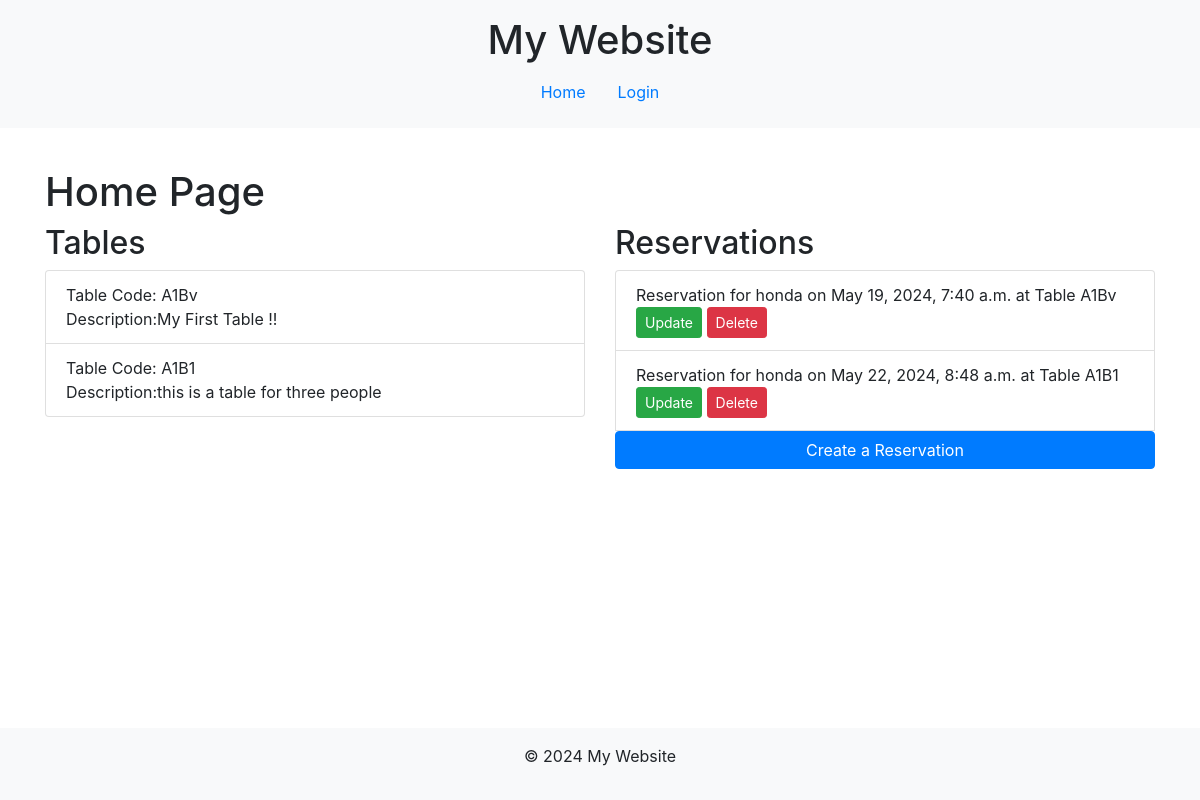
/, run on an earlier commit of the app's database.
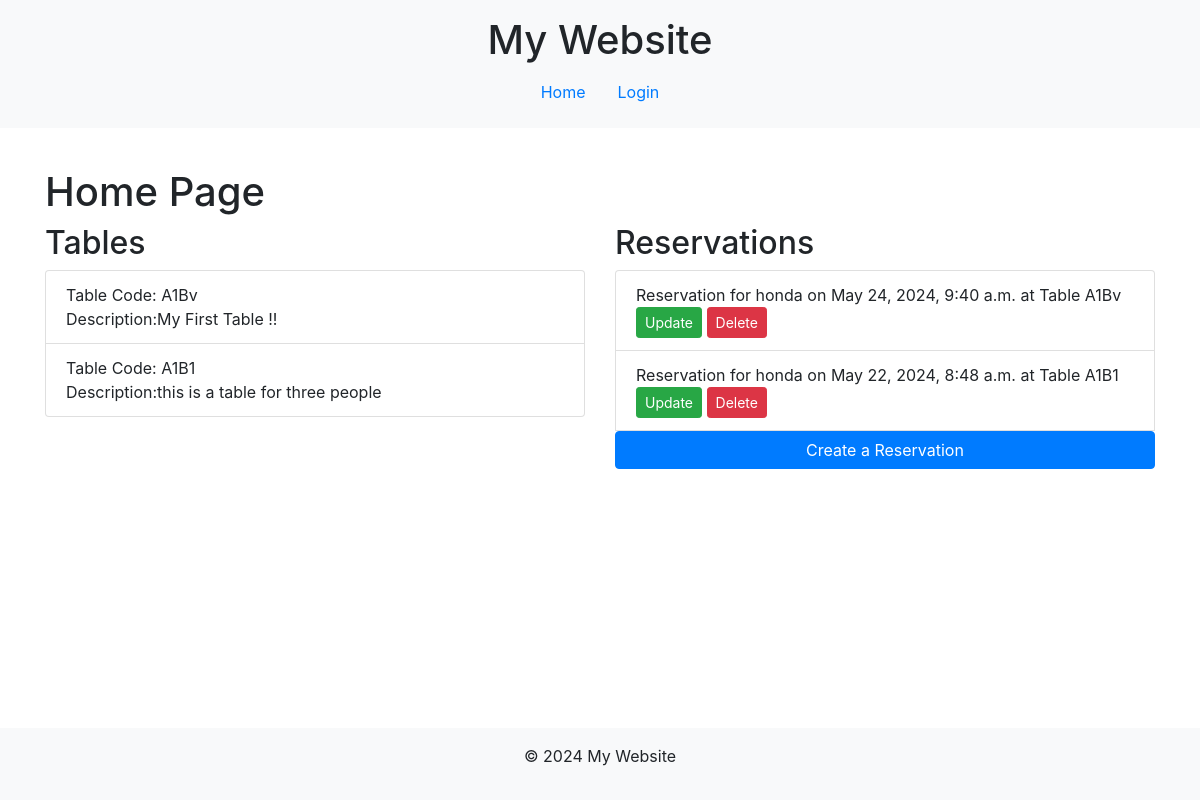
And on a later commit of the database.
### base/models.py (models this page shows, shortened)
class Reservation(models.Model):
    user = models.ForeignKey(User, on_delete=models.CASCADE)
    table = models.ForeignKey(Table, on_delete=models.CASCADE)
    reserv_date = models.DateTimeField("Date Of Reservation")

class Table(models.Model):
    code = models.CharField(max_length=100, unique=True)
    description = models.TextField(blank=True,null=True)

### base/views/tabel_views.py (the view)
# urls.py: path('', tabel_views.HomePageView.as_view(), name='home'),
class HomePageView(TemplateView):
    template_name = 'base/home.html'
    def get_context_data(self, **kwargs):
        context = super().get_context_data(**kwargs)
        context['tables'] = Table.objects.all()  # Fetch all tables
        context['reservations'] = Reservation.objects.all()  # Fetch all reservations
        return context

### base/templates/base/home.html (shortened to what this page needs)
{% extends "main.html" %}
{% block content %}
<h1 class="mt-4">Home Page</h1>
<div class="row">
    <div class="col-md-6">
        <h2>Tables</h2>
        <ul class="list-group">
            {% for table in tables %}
                <li class="list-group-item">Table Code: {{ table.code }}
                    <br>
                    Description:{{table.description}}
                </li>
            {% endfor %}
        </ul>
    </div>
    <div class="col-md-6">
        <h2>Reservations</h2>
        <ul class="list-group">
            {% for reservation in reservations %}
                <li class="list-group-item">
                    Reservation for {{ reservation.user.username }} on {{ reservation.reserv_date }} at Table {{ reservation.table.code }}
                    <a href="{% url 'update_reservation' reservation.pk %}" class="btn btn-sm btn-success">Update</a>
                    <a href="{% url 'delete_reservation' reservation.pk %}" class="btn btn-sm btn-danger">Delete</a>
                </li>
            {% endfor %}
            <a href="{% url 'reservation' %}" class="btn btn-primary">Create a Reservation</a>
        </ul>
    </div>
</div>
{% endblock %}

What changed in the data, as far as the page shows it:
changed Reservation "A1Bv": reserv_date "May 19, 2024, 7:40 a.m." → "May 24, 2024, 9:40 a.m."
